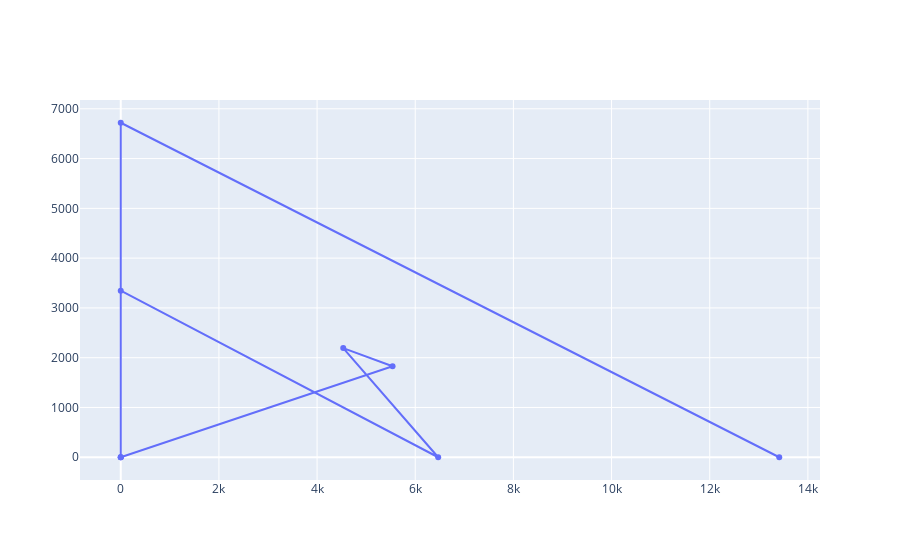

The notebook cell this image was saved under:
### Code cell
fig = go.Figure(go.Scatter(x=sol.sum_vars['battery'],y=sol.sum_vars['H2']))
fig.show()

### Figure 1 — Plotly figure (JSON) as saved in the notebook; plotly's stock layout.template omitted (floating-point values rounded to 4 significant figures)
{"data": [{"type": "scatter", "x": [0.0008413, 5538.0, 4533.0, 6467.0, 4.487e-13, 1.861e-05, 6.395e-07, 4.243e-07, 13420.0], "y": [0.0005154, 1828.0, 2193.0, 2.301e-10, 3346.0, 8.978e-06, 3.189e-07, 6720.0, 1.495e-09]}], "layout": {}}
